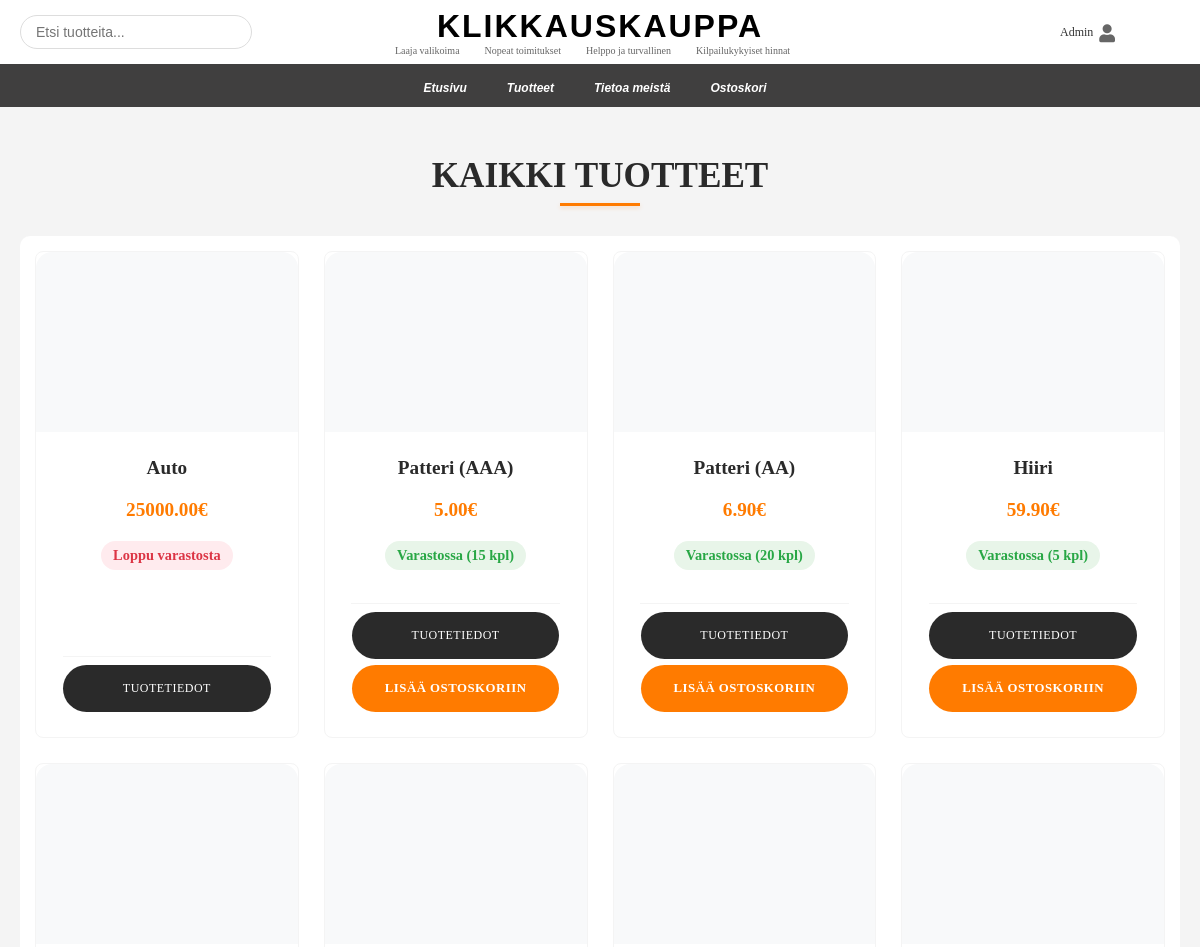
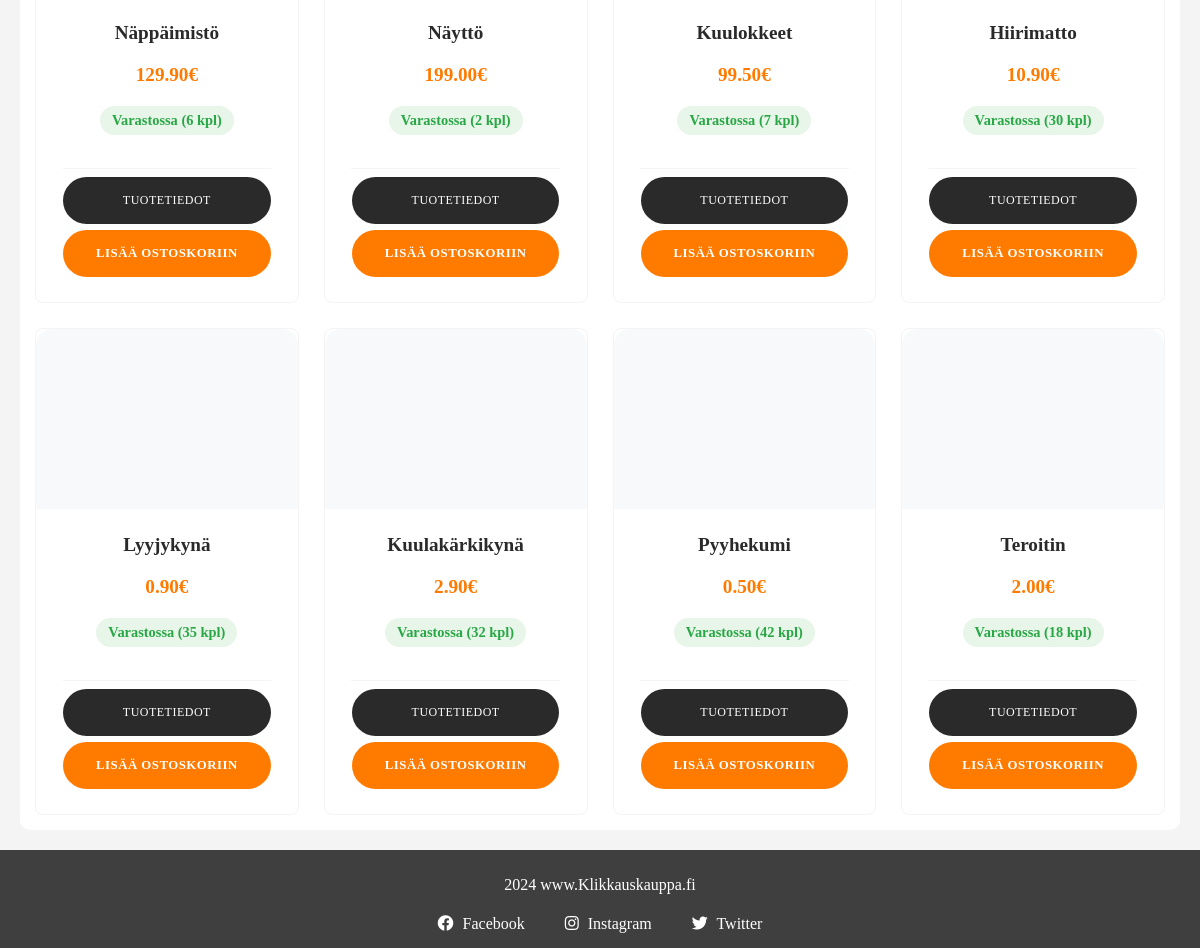
The app's page /Klikkauskauppa/products (signed in) with its own data (2 pictures, top to bottom).
### verkkokauppa/models.py (models this page shows, shortened)
class Product(models.Model):
    name = models.CharField(max_length=100, help_text="Lisää tuotteen nimi")
    price = models.DecimalField(max_digits=8, decimal_places=2, help_text="Lisää tuotteen hinta")
    stock = models.PositiveIntegerField(default=0, help_text="Lisää tuotteen varastomäärä")
    image = models.ImageField(upload_to="images/", blank=True, null=True, help_text="Lisää tuotekuva")
    date_added = models.DateTimeField(auto_now_add=True)
    discount_price = models.DecimalField(max_digits=8, decimal_places=2, null=True, blank=True, help_text="Alennushinta")
    def is_in_stock(self):
        return self.stock > 0

### verkkokauppa/views.py (the view)
# urls.py: path("products", views.products, name="products"),
def products(request):
    products = Product.objects.all()
    context = {
        "products": products,
    }
    return render(request, "verkkokauppa/products.html", context)

### verkkokauppa/templates/verkkokauppa/products.html (shortened to what this page needs)
{% extends "verkkokauppa/base.html" %}
{% load static %}
{% block extra_css %}
<link rel="stylesheet" href="{% static 'css/products.css' %}">
{% endblock extra_css %}
{% block content %}
<div class="products-container">
    <h2 class="section-title">KAIKKI TUOTTEET</h2>
    <div class="product-grid">
        {% for product in products %}
        <div class="product-card">
            <div class="product-image">
            </div>
            <div class="product-info">
                <h3>{{ product.name }}</h3>
                <div class="price-container">
                    {% if product.discount_price %}
                        <span class="original-price">{{ product.price }}€</span>
                        <span class="discount-price">{{ product.discount_price }}€</span>
                    {% else %}
                        <span class="price">{{ product.price }}€</span>
                    {% endif %}
                </div>
                {% if product.is_in_stock %}
                    <span class="stock-status in-stock">Varastossa ({{ product.stock }} kpl)</span>
                {% else %}
                    <span class="stock-status out-of-stock">Loppu varastosta</span>
                {% endif %}
            </div>
            <div class="product-actions">
                <a href="{% url 'verkkokauppa:product_detail' product.id %}" class="btn">Tuotetiedot</a>
                {% if product.is_in_stock %}
                    <a href="{% url 'verkkokauppa:add_to_cart' product.id %}" class="btn add-to-cart">Lisää ostoskoriin</a>
                {% endif %}
            </div>
        </div>
        {% empty %}
            <p>Tuotteita ei ole lisätty.</p>
        {% endfor %}
    </div>
</div>
{% endblock content %}

### verkkokauppa/templates/verkkokauppa/base.html (shortened to what this page needs)
{% load static %}
<!DOCTYPE html>
<html lang="fi">
<head>
    <link rel="stylesheet" href="{% static 'css/base.css' %}">
    <link rel="stylesheet" href="https://cdnjs.cloudflare.com/ajax/libs/font-awesome/5.15.4/css/all.min.css">
    {% block extra_css %}{% endblock %}
</head>
<body>
    <div class="website">
        <header class="main-header">
            <div class="header-top">
                <div class="search-container">
                    <form action="{% url 'verkkokauppa:search_products' %}" method="get">
                        <input class="search" type="text" name="q" placeholder="Etsi tuotteita...">
                    </form>
                </div>
                <div class="logo-container">
                    <a class="logo" href="{% url 'verkkokauppa:home' %}">
                        <h1>KLIKKAUSKAUPPA</h1>
                        <div class="logo-subtext">
                            <span>Laaja valikoima</span>
                            <span>Nopeat toimitukset</span>
                            <span>Helppo ja turvallinen</span>
                            <span>Kilpailukykyiset hinnat</span>
                        </div>
                    </a>
                </div>
                <div class="login-container">
                    {% if user.is_authenticated %}
                        <div class="user-dropdown">
                            <a href="#" class="login-link profile-link">
                                <span class="login-text">{{ user.username }}</span>
                                <i class="fas fa-user"></i>
                            </a>
                        </div>
                    {% else %}
                        <a href="{% url 'users:login' %}" class="login-link">
                            <span class="login-text">Kirjaudu sisään</span>
                            <i class="fas fa-user"></i>
                        </a>
                    {% endif %}
                </div>
            </div>
            <nav>
                <ul class="main-nav">
                    <li><a href="{% url 'verkkokauppa:home' %}" class="nav-link">Etusivu</a></li>
                    <li><a href="{% url 'verkkokauppa:products' %}" class="nav-link">Tuotteet</a></li>
                    <li><a href="{% url 'verkkokauppa:info' %}" class="nav-link">Tietoa meistä</a></li>
                    <li><a href="{% url 'verkkokauppa:view_cart' %}" class="nav-link">Ostoskori</a></li>
                </ul>
            </nav>
        </header>
        <main class="main-content">
            {% block content %}{% endblock content %}
        </main>
    </div>
    <footer class="main-footer">
        <p>2024 www.Klikkauskauppa.fi</p>
        <div class="footer-links">
            <a href="https://facebook.com/klikkauskauppa" target="_blank" class="social-link">
                <i class="fab fa-facebook"></i> Facebook
            </a>
            <a href="https://instagram.com/klikkauskauppa" target="_blank" class="social-link">
                <i class="fab fa-instagram"></i> Instagram
            </a>
            <a href="https://twitter.com/klikkauskauppa" target="_blank" class="social-link">
                <i class="fab fa-twitter"></i> Twitter
            </a>
        </div>
    </footer>
</body>
</html>

### static/css/base.css (style rules this page uses)
body { margin: 0; padding: 0; }
.website { display: flex; flex-direction: column; min-height: 100vh; }
.main-nav { background-color: rgb(64, 63, 63); color: white; font-weight: bold; font-size: 20px; padding: 10px 0; margin: 0; width: 100%; text-align: center; display: flex; justify-content: center; align-items: center; list-style-type: none; }
.main-nav li { display: inline-block; padding: 0 15px; }
.nav-link { color: white; text-decoration: none; margin-right: 10px; font-size: 12px; font-weight: bold; font-family: 'Gill Sans', 'Gill Sans MT', Calibri, 'Trebuchet MS', sans-serif; font-style: italic; display: inline-block; position: relative; padding-bottom: 2px; transition: color 0.3s ease; }
.nav-link::after { content: ''; position: absolute; width: 0; height: 2px; bottom: 0; left: 50%; background-color: #ff7e5f; transition: width 0.3s ease; transform: translateX(-50%); }
.logo-container { flex: initial; text-align: center; position: absolute; left: 50%; transform: translateX(-50%); padding: 0; margin: 0; }
.logo { text-decoration: none; }
.logo h1 { margin: 0; font-size: 32px; color: black; font-weight: 900; text-align: center; font-family: 'Arial Black', 'Helvetica', sans-serif; letter-spacing: 2px; text-transform: uppercase; }
.logo-subtext { display: flex; justify-content: center; gap: 10px; margin-top: 0; margin-bottom: 0; flex-wrap: wrap; }
.logo-subtext span { margin: 0 15px 0 0; font-size: 10px; color: #666; text-transform: none; white-space: nowrap; padding-top: 0; }
.main-footer { background-color: rgb(64, 63, 63); color: white; text-align: center; padding: 10px 0; display: flex; flex-direction: column; align-items: center; justify-content: center; }
.footer-links { display: flex; justify-content: center; gap: 20px; }
.social-link { color: white; text-decoration: none; padding: 5px 10px; transition: color 0.3s ease; }
.social-link i { margin-right: 5px; }
.search-container { position: relative; max-width: 200px; width: 100%; margin: 0; z-index: 1; }
.search { width: 100%; padding: 8px 15px; border: 1px solid #ddd; border-radius: 20px; font-size: 14px; transition: all 0.3s ease; outline: none; }
.header-top { display: flex; align-items: center; padding: 15px 20px; position: relative; }
.login-container { position: absolute; right: 20px; top: 50%; transform: translateY(-50%); z-index: 1; min-width: 120px; }
.login-link, .profile-link { color: #666; font-size: 18px; text-decoration: none; transition: color 0.3s ease; display: flex; align-items: center; justify-content: flex-end; gap: 6px; width: 100%; }
.login-text { font-size: 12px; font-weight: 500; color: #333; text-transform: capitalize; transition: color 0.3s ease; white-space: nowrap; }
.user-dropdown { position: relative; display: inline-block; }

### records on screen
Product: name "Auto", price "25000.00", stock "Loppu varastosta"
Product: name "Patteri (AAA)", price "5.00", stock "15", shows "LISÄÄ OSTOSKORIIN"
Product: name "Patteri (AA)", price "6.90", stock "20", shows "LISÄÄ OSTOSKORIIN"
Product: name "Hiiri", price "59.90", stock "5", shows "LISÄÄ OSTOSKORIIN"
Product: name "Näppäimistö", price "129.90", stock "6", shows "LISÄÄ OSTOSKORIIN"
Product: name "Näyttö", price "199.00", stock "2", shows "LISÄÄ OSTOSKORIIN"
Product: name "Kuulokkeet", price "99.50", stock "7", shows "LISÄÄ OSTOSKORIIN"
Product: name "Hiirimatto", price "10.90", stock "30", shows "LISÄÄ OSTOSKORIIN"
Product: name "Lyyjykynä", price "0.90", stock "35", shows "LISÄÄ OSTOSKORIIN"
Product: name "Kuulakärkikynä", price "2.90", stock "32", shows "LISÄÄ OSTOSKORIIN"
Product: name "Pyyhekumi", price "0.50", stock "42", shows "LISÄÄ OSTOSKORIIN"
Product: name "Teroitin", price "2.00", stock "18", shows "LISÄÄ OSTOSKORIIN"

### other values on screen
{{ user.username }} "Admin"
